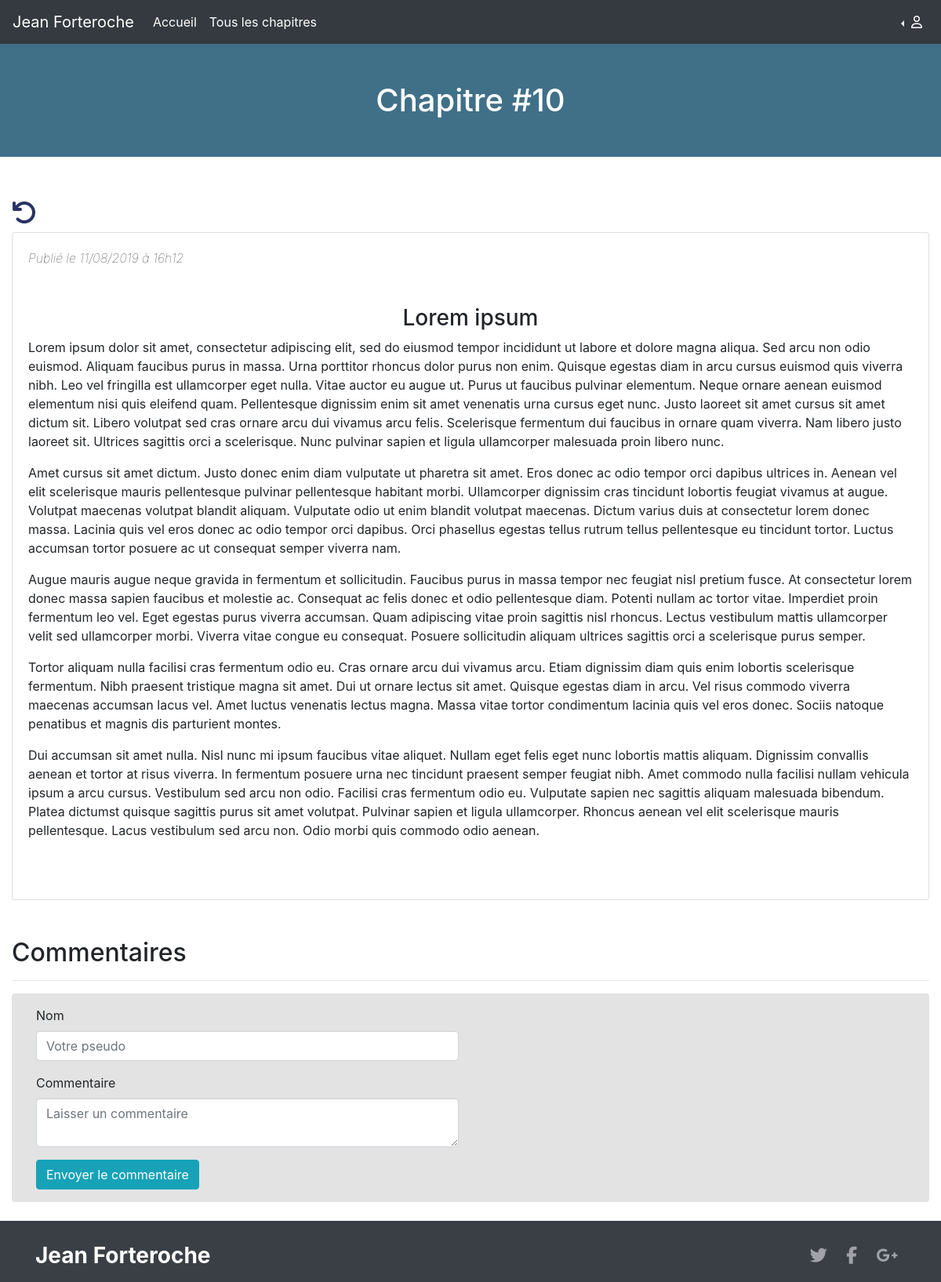
Page /index.php?action=post&postId=29 on the committed database.
### tables this page shows
CREATE TABLE `posts` (
  `id` int(11) NOT NULL,
  `title` varchar(255) NOT NULL,
  `content` text NOT NULL,
  `date_post` datetime NOT NULL,
  `status` varchar(255) NOT NULL
);

### Controller/postController.php (called while the page is built, shortened)
<?php
require_once('Model/postModel.php');
class PostController
{
    private $postsManager;
    public function __construct()
    {
        $this->postsManager   = new \Kirill\blog_ecrivain\Model\PostManager();
    }
    public function post($postId)
    {
        $post     = $this->postsManager->getPost($postId);
        require('view/frontend/postView.php');
    }
}
?>

### Model/postModel.php (called while the page is built, shortened)
<?php
class PostManager extends Model
{
    public function getPost($postId)
    {
        $db  = $this->dbConnect();
        $req = $db->prepare('SELECT id, title, content, DATE_FORMAT(date_post, \'%d/%m/%Y à %Hh%i\') AS creation_date_fr FROM posts WHERE id = ?');
        $req->execute(array(
            $postId
        ));
        $post = $req->fetch();
        return $post;
    }
}

### View/frontend/postView.php (the view, shortened to what this page needs)
<?php
$title = strip_tags($post['title']);
?>
<div class="mb-5" style="background-color: #407088; height: 200px;">
    <h1 class="text-center m-5 text-white"><?= $title; ?></h1>
</div>
<div class="col-md-12 mx-auto" data-aos="fade-up">
    <a href="index.php?action=pagination&amp;page=1">
        <span class="return-icon" title="Rtourer à la page de tous les chapitres"><i id="btn-return" class="fas fa-undo animated"></i></span>
    </a>
    <div class="news card m-12">
        <div class="card-body">
            <span class="font-weight-lighter font-italic">
                Publié le
                <?= $post['creation_date_fr']; ?>
           </span>
            <p class="card-text col-md-12 m-5">
                <?= $post['content']; ?>
               <br/>
            </p>
        </div>
    </div>
    <h2 class="mt-5">Commentaires</h2>
    <hr>
    <section class="p-3 rounded" style="background-color: #e3e3e3;">
                <form class="col-md-6" action="index.php?action=addComment&amp;postId=<?= $post['id'] ?>" method="post">
                    <div class="form-group">
                        <label for="author">Nom</label>
                        <input type="text" class="form-control" id="author" name="author" placeholder="Votre pseudo" required>
                    </div>
                    <div class="form-group">
                        <label for="comment">Commentaire</label>
                        <textarea class="form-control" id="comment" name="comment"placeholder="Laisser un commentaire" required></textarea>
                    </div>
                    <div>
                        <input class="btn btn-info" type="submit" value="Envoyer le commentaire"/>
                    </div>
                </form>
            </section>
            <br>
        </div>
        <?php
require('view/frontend/template.php');
?>

### public/css/style.css (style rules this page uses)
html, body { height: 100%; margin: 0; padding: 0; }
body { display: flex; display: -webkit-flex; flex-direction: column; -webkit-flex-direction: column; height: 100%; }
.return-icon { font-size: 2em; color: #293462; }

### rows in the picture
posts: title "Chapitre #10", content "Lorem ipsum Lorem ipsum dolor sit amet, consectetur adipiscing elit, sed do eiusmod tempor incididunt ut labore et dolore magna aliqua. Sed arcu non odio euismod. Aliquam faucibus purus in massa. Urna porttitor rhoncus dolor purus non enim. Quisque egestas diam in arcu cursus euismod quis viverra nibh. Leo vel fringilla est ullamcorper eget nulla. Vitae auctor eu augue ut. Purus ut faucibus pulvinar elementum. Neque ornare aenean euismod elementum nisi quis eleifend quam. Pellentesque dignissim enim sit amet venenatis urna cursus eget nunc. Justo laoreet sit amet cursus sit amet dictum sit. Libero volutpat sed cras ornare arcu dui vivamus arcu felis. Scelerisque fermentum dui faucibus in…"

### other values in the picture
$post['creation_date_fr'] "11/08/2019 à 16h12"
